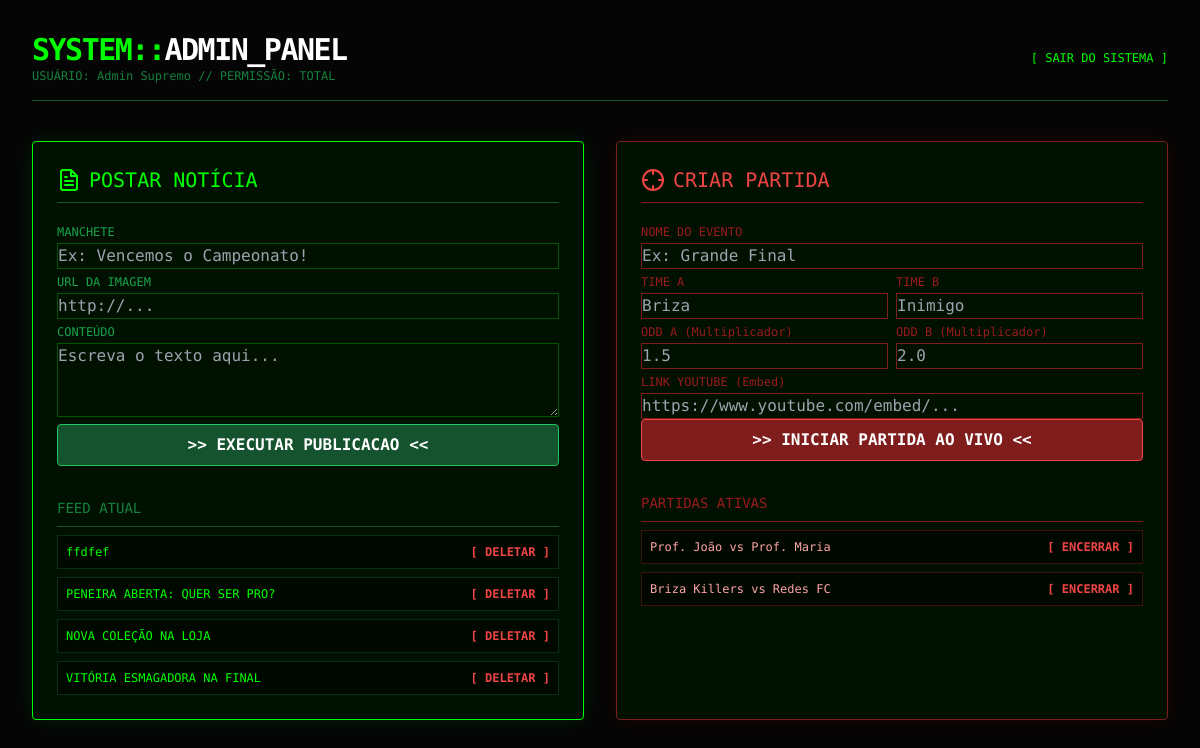
/admin (signed in), run on an earlier commit of the app's database.
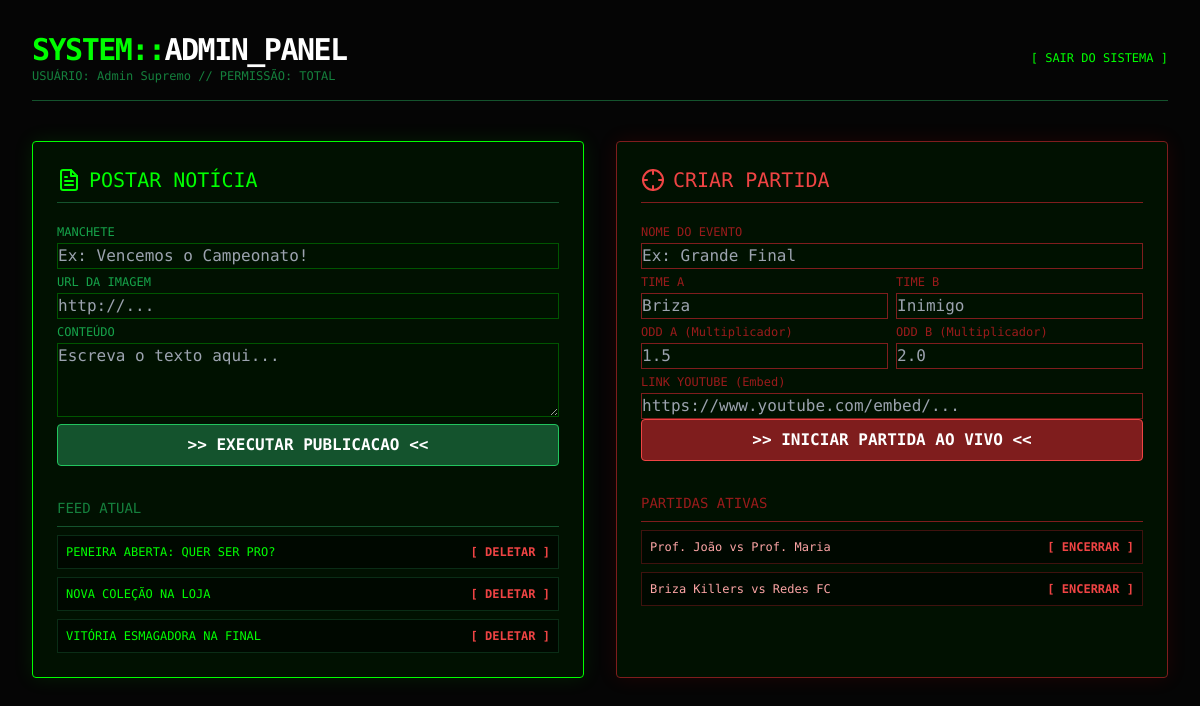
And on a later commit of the database.
### tables this page shows
CREATE TABLE noticias (
        id INTEGER PRIMARY KEY AUTOINCREMENT,
        titulo TEXT NOT NULL,
        resumo TEXT,
        conteudo TEXT,
        imagem_capa TEXT,
        autor TEXT DEFAULT 'Admin',
        data_postagem DATETIME DEFAULT CURRENT_TIMESTAMP
    );

CREATE TABLE partidas (
        id INTEGER PRIMARY KEY AUTOINCREMENT,
        titulo TEXT NOT NULL,
        time_a TEXT NOT NULL,
        time_b TEXT NOT NULL,
        data_jogo TEXT,
        odd_a REAL DEFAULT 2.0,
        odd_b REAL DEFAULT 2.0,
        status TEXT DEFAULT 'aberta',
        embed_url TEXT -- Link do YouTube/Twitch
    );

### app.py (the view)
@app.route('/admin')
def admin_panel():
    if 'usuario_id' not in session: return redirect(url_for('login'))
    conn = get_db_connection()
    user = conn.execute('SELECT * FROM usuarios WHERE id = ?', (session['usuario_id'],)).fetchone()
    if user['tipo_usuario'] != 'admin':
        conn.close()
        return redirect(url_for('perfil'))
    noticias = conn.execute('SELECT * FROM noticias ORDER BY id DESC').fetchall()
    partidas = conn.execute('SELECT * FROM partidas ORDER BY id DESC').fetchall()
    conn.close()
    return render_template('admin.html', usuario=user, noticias=noticias, partidas=partidas)

### app.py (called while the page is built)
def get_db_connection():
    conn = sqlite3.connect(DB_NAME)
    conn.row_factory = sqlite3.Row
    return conn

### templates/admin.html (shortened to what the changed rows need)
<!DOCTYPE html>
<html lang="pt-br">
<head>
    <script src="https://cdn.tailwindcss.com"></script>
</head>
<body class="min-h-screen p-8 bg-[url('https://www.transparenttextures.com/patterns/carbon-fibre.png')]">
    <header class="flex justify-between items-center mb-10 border-b border-green-900 pb-4">
        <div>
            <h1 class="text-3xl font-bold tracking-tighter">SYSTEM::<span class="text-white">ADMIN_PANEL</span></h1>
        </div>
    </header>
    <div class="grid grid-cols-1 lg:grid-cols-2 gap-8">
        <div class="glass p-6 rounded shadow-[0_0_20px_rgba(0,255,0,0.1)]">
            <h2 class="text-xl mb-4 flex items-center gap-2 border-b border-green-900 pb-2">
                <i data-feather="file-text"></i> POSTAR NOTÍCIA
            </h2>
            <ul class="space-y-2 max-h-60 overflow-y-auto text-xs border-t border-green-900 pt-2">
                {% for n in noticias %}
                <li class="flex justify-between items-center bg-black/50 p-2 border border-green-900/50 hover:bg-green-900/20">
                    <span class="truncate w-2/3">{{ n.titulo }}</span>
                    <a href="/admin/deletar/noticia/{{ n.id }}" class="text-red-500 hover:text-red-400 font-bold">[ DELETAR ]</a>
                </li>
                {% endfor %}
            </ul>
        </div>
        <div class="glass p-6 rounded border-red-900 shadow-[0_0_20px_rgba(255,0,0,0.1)]">
            <h2 class="text-xl mb-4 flex items-center gap-2 text-red-500 border-b border-red-900 pb-2">
                <i data-feather="crosshair"></i> CRIAR PARTIDA
            </h2>
            <ul class="space-y-2 max-h-60 overflow-y-auto text-xs border-t border-red-900 pt-2">
                {% for p in partidas %}
                <li class="flex justify-between items-center bg-black/50 p-2 border border-red-900/50 hover:bg-red-900/20">
                    <span class="truncate w-2/3 text-red-300">{{ p.time_a }} vs {{ p.time_b }}</span>
                    <a href="/admin/deletar/partida/{{ p.id }}" class="text-red-500 hover:text-red-400 font-bold">[ ENCERRAR ]</a>
                </li>
                {% endfor %}
            </ul>
        </div>
    </div>
</body>
</html>

What changed in the data, as far as the page shows it:
removed noticias: titulo "ffdfef"
